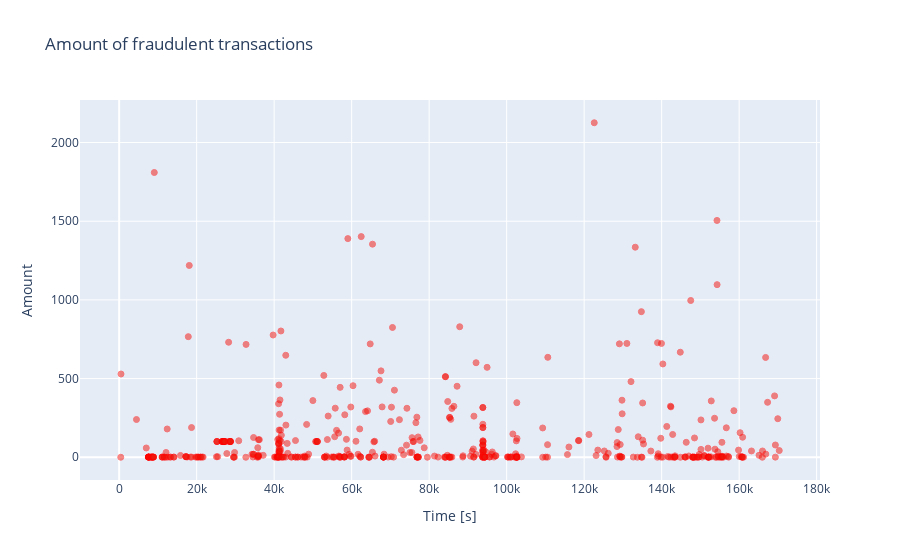

Notebook cell for this chart:
### Code cell
fraud = data_df.loc[data_df['Class'] == 1]

trace = go.Scatter(
    x = fraud['Time'],y = fraud['Amount'],
    name="Amount",
     marker=dict(
                color='rgb(238,23,11)',
                line=dict(
                    color='red',
                    width=1),
                opacity=0.5,
            ),
    text= fraud['Amount'],
    mode = "markers"
)
data = [trace]
layout = dict(title = 'Amount of fraudulent transactions',
          xaxis = dict(title = 'Time [s]', showticklabels=True), 
          yaxis = dict(title = 'Amount'),
          hovermode='closest'
         )
fig = dict(data=data, layout=layout)
iplot(fig, filename='fraud-amount')

### Figure 1 — Plotly figure (JSON) as saved in the notebook; plotly's stock layout.template omitted (floating-point values rounded to 4 significant figures; data arrays with more than 128 entries replaced by an {"elided": "..."} marker saying what was removed)
{"data": [{"marker": {"color": "rgb(238,23,11)", "line": {"color": "red", "width": 1}, "opacity": 0.5}, "mode": "markers", "name": "Amount", "text": {"elided": "492 float values"}, "type": "scatter", "x": {"elided": "492 int values"}, "y": {"elided": "492 float values"}}], "layout": {"hovermode": "closest", "title": {"text": "Amount of fraudulent transactions"}, "xaxis": {"showticklabels": true, "title": {"text": "Time [s]"}}, "yaxis": {"title": {"text": "Amount"}}}}
